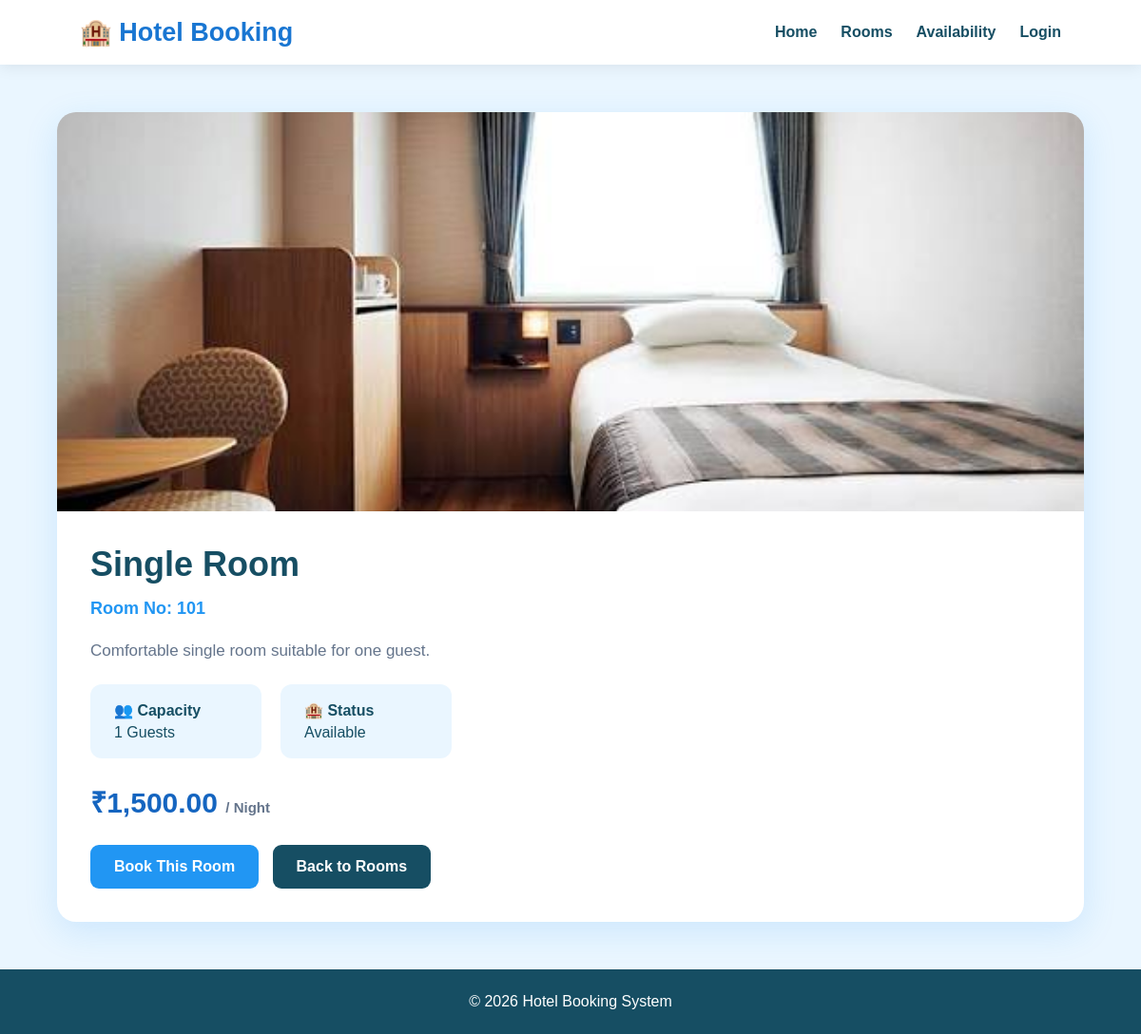
/room-details.php?id=1, run on the app's committed database.
### tables this page shows
CREATE TABLE IF NOT EXISTS rooms (
    id INT AUTO_INCREMENT PRIMARY KEY,
    room_no VARCHAR(20) NOT NULL UNIQUE,
    room_type VARCHAR(100) NOT NULL,
    description TEXT,
    capacity INT NOT NULL,
    price DECIMAL(10,2) NOT NULL,
    status ENUM('Available', 'Unavailable', 'Booked', 'Maintenance') DEFAULT 'Available',
    image VARCHAR(255),
    destination VARCHAR(100) DEFAULT 'Ahmedabad',
    created_at TIMESTAMP DEFAULT CURRENT_TIMESTAMP
);

### room-details.php (the view, shortened to what this page needs)
<?php
require_once "config/database.php";
$id = intval($_GET["id"]);
$stmt = $conn->prepare("SELECT * FROM rooms WHERE id = ?");
$stmt->bind_param("i",$id);
$stmt->execute();
$result = $stmt->get_result();
$room = $result->fetch_assoc();
?>
<!DOCTYPE html>
<html lang="en">
<head>
</head>
<body>
<header class="navbar">
    <div class="logo">
        🏨 Hotel Booking
    </div>
    <nav class="nav-links">
        <a href="index.php">Home</a>
        <a href="rooms.php">Rooms</a>
        <a href="check-availability.php">Availability</a>
        <?php if(isset($_SESSION["user_id"])): ?>
            <a href="logout.php">Logout</a>
        <?php else: ?>
            <a href="login.php">Login</a>
        <?php endif; ?>
    </nav>
</header>
<div class="container">
    <div class="details-card">
        <div class="room-image">
            <?php if(!empty($room["image"])): ?>
                <img
                    src="images/<?php echo htmlspecialchars($room["image"]); ?>"
                    alt="Room"
                >
            <?php endif; ?>
        </div>
        <div class="content">
            <h1>
                <?php echo htmlspecialchars($room["room_type"]); ?>
            </h1>
            <div class="room-number">
                Room No:
                <?php echo htmlspecialchars($room["room_no"]); ?>
            </div>
            <div class="description">
                <?php echo htmlspecialchars($room["description"]); ?>
            </div>
            <div class="info">
                <div class="info-box">
                    <strong>👥 Capacity</strong>
                    <?php echo htmlspecialchars($room["capacity"]); ?>
                    Guests
                </div>
                <div class="info-box">
                    <strong>🏨 Status</strong>
                    <?php echo htmlspecialchars($room["status"]); ?>
                </div>
            </div>
            <div class="price">
                ₹<?php echo number_format($room["price"],2); ?>
                <span>/ Night</span>
            </div>
            <a
                href="booking.php?room_id=<?php echo $room["id"]; ?>"
                class="btn"
            >
                Book This Room
            </a>
            <a href="rooms.php" class="btn back">
                Back to Rooms
            </a>
        </div>
    </div>
</div>
<footer>
    © <?php echo date("Y"); ?> Hotel Booking System
</footer>
</body>
</html>

### room-details.php (style rules this page uses)
* { box-sizing:border-box; margin:0; padding:0; }
body { font-family:Arial,Helvetica,sans-serif; background:#eaf6ff; color:#164e63; }
.navbar { background:white; padding:18px 7%; display:flex; justify-content:space-between; align-items:center; box-shadow:0 3px 15px rgba(0,0,0,.08); }
.logo { font-size:27px; font-weight:bold; color:#1976d2; }
.nav-links { display:flex; gap:25px; align-items:center; }
.nav-links a { text-decoration:none; color:#164e63; font-weight:bold; }
.container { width:90%; max-width:1100px; margin:50px auto; }
.details-card { background:white; border-radius:20px; overflow:hidden; box-shadow:0 10px 35px rgba(33,150,243,.15); }
.room-image { width:100%; height:420px; background:#dceeff; }
.room-image img { width:100%; height:100%; object-fit:cover; }
.content { padding:35px; }
.content h1 { font-size:36px; margin-bottom:15px; color:#164e63; }
.room-number { color:#2196f3; font-size:18px; font-weight:bold; }
.description { margin:20px 0; color:#64748b; line-height:1.7; font-size:17px; }
.info { display:flex; gap:20px; flex-wrap:wrap; margin:20px 0; }
.info-box { background:#eaf6ff; padding:18px 25px; border-radius:12px; min-width:180px; }
.info-box strong { display:block; color:#164e63; margin-bottom:5px; }
.price { font-size:30px; font-weight:bold; color:#1565c0; margin:25px 0; }
.price span { font-size:15px; color:#64748b; }
.btn { display:inline-block; background:#2196f3; color:white; text-decoration:none; padding:14px 25px; border-radius:9px; font-weight:bold; margin-right:10px; }
.back { background:#164e63; }
footer { background:#164e63; color:white; text-align:center; padding:25px; }

### data on the page
rooms: image (picture), room_type "Single Room", room_no "101", description "Comfortable single room suitable for one guest.", capacity "1", status "Available", price "1,500.00"
